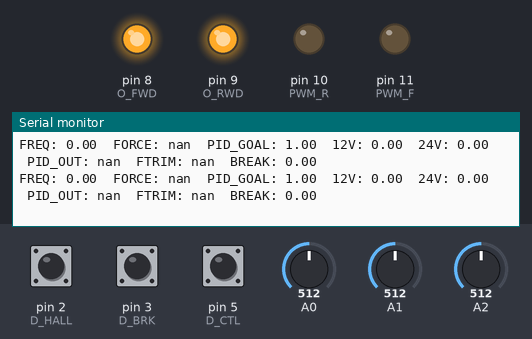
Bench run of a sketch on a simulated Arduino Uno, built with avr-gcc and run on an emulated ATmega328P. On the bench: output pins drawn as LEDs (lit = HIGH), the last lines printed to the serial monitor. The inputs (shaded band) are chosen by the test bench; at power-on: A0 = 512, A1 = 512, pin 2 (D_HALL) HIGH, pin 3 (D_BRK) HIGH, pin 5 (D_CTL) HIGH, A2 = 512.

Above: at 1.2 s.
1.3 s: A0 set to 669
At 2.08 s:
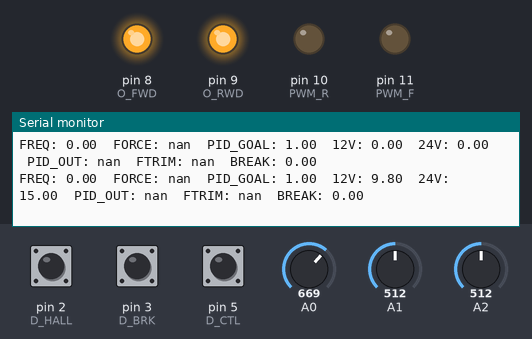
7.8 s: A0 set to 697
At 7.87 s:
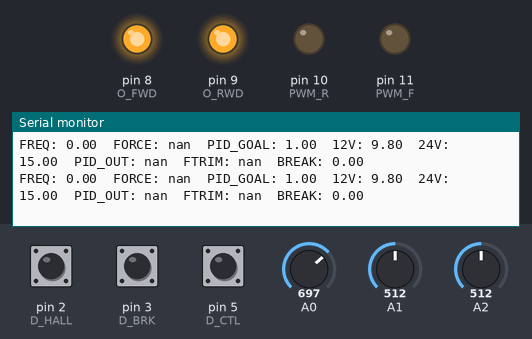
21.0 s: A1 set to 357
At 21.08 s:
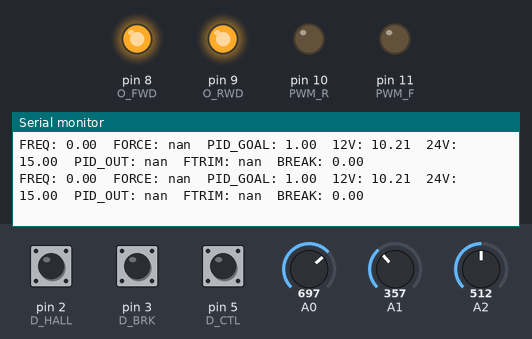
27.5 s: A1 set to 330
At 36.93 s:
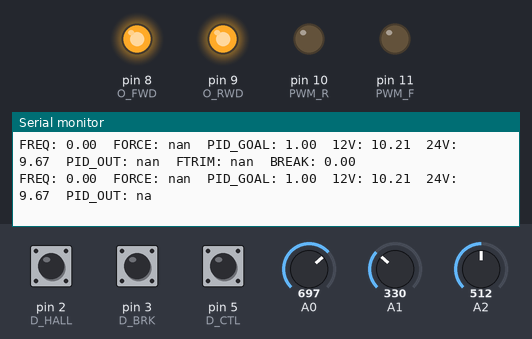
Timing chart, 0 to 37.0 s (numbered marks = the images above; inputs shaded):
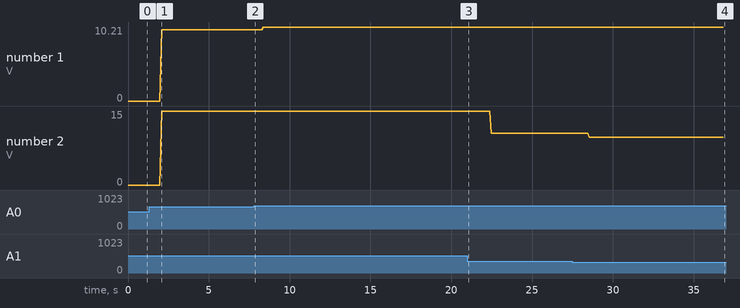

The sketch:

karr.ino
```cpp
#include <PID_v1.h>

#include <EEPROM.h>
#include "SOutput.h"

// DIGITAL IN
#define D_HALL 2 // Hall sensor
#define D_BRK 3 // Break button
#define D_CTL 5 // Control button
#define D_FC 6 // Forward current leak ?
#define D_RC 7 // Reverse current leak ?
// ANALOG IN
const float V_CONV = 5 / 1024.0; // 1024bits over 5V
double analogVoltage(byte pin) {
  return analogRead(pin) * V_CONV;
}
#define A_12V 0 // 12V Voltage
#define A_24V 1 // 24V Voltage
#define A_POT 2 // Potentiometer
// OUTPUT
#define O_FWD 8 // Enable forward PWM
#define O_RWD 9 // Enable reverse PWM
#define PWM_F 11 // Forward PWM
#define PWM_R 10 // Reverse PWM

// --------------------------------EEPROM
#define F_TRIM 0 // Address for force trim
float force_trim;

// -------------------------------------------------------------------------------- Frequency measurement
#define MIN_FREQ 2.0
const long maxdiff = MIN_FREQ * 1000000;
float freq = 0;
volatile unsigned short pulses = 0;
volatile unsigned long firstPulse = 0;
volatile unsigned long lastPulse = 0;
void ISR_hallSensor() {
  if (pulses == 0) {
    firstPulse = micros();
  } else {
    lastPulse = micros();
  }
  pulses++;
}
void updateFreq() {
  unsigned short lastpulses = pulses;
  if (lastpulses > 1) {
    noInterrupts();
    pulses = 0;
    freq = (lastpulses * (double) 1000000) / (lastPulse - firstPulse);
    interrupts();
  } else if (micros() - lastPulse > maxdiff) {
    freq = 0;
  }
}

// -------------------------------------------------------------------------------- V -> % conversion
#define RATIO_12V 3 // Voltage divider trim
#define RATIO_24V 6
#define euler 2.71828182846
// Conversion weights
const double VC_A = 2.128e23;
const double VC_B = 4.2696202;
const double VC_C = 132.53558;
//storage variables
#define UPDATE_FREQ 2000 //ms
unsigned long lastVoltUpdate = 0;
float volt_12, volt_24;
byte chg_a, chg_b;
// returns charge in percent
byte volt_to_charge (float v) { return VC_C / (1 + (VC_A * pow(euler, ( -1 * VC_B * ((double) v))) )); }
void updateVoltages() {
  if (millis() - lastVoltUpdate > UPDATE_FREQ) {
    volt_12 = RATIO_12V * analogVoltage(A_12V);
    volt_24 = RATIO_24V * analogVoltage(A_24V);
    chg_a = volt_to_charge(volt_12);
    chg_b = volt_to_charge(volt_24 - volt_12);
    lastVoltUpdate = millis();
  }
}

// -------------------------------------------------------------------------------- Potentiometer + Centimeter -> Newton
#define TRIM_TO 5
const float POT_UREF = 3.3;
double currentForce = 0;
float updateForce() {
  double force = TRIM_TO * ((analogVoltage(A_POT) / POT_UREF) / force_trim);
  currentForce = force < 0.2 ? 0 : force;
}
void updateFTRIM() {
  force_trim = (analogVoltage(A_POT) / POT_UREF);
  EEPROM.put(F_TRIM, force_trim);
}

// -------------------------------------------------------------------------------- PID
#define PID_kP 25.5
#define PID_kI 0
#define PID_kD 0.2
#define FORCE_GOAL 1
#define MAX_INT_ERROR 2
double pid_goal = FORCE_GOAL;
double pid_out = 0;
double intError = 0;
double last_error = 0;
unsigned long lastCalcTime = millis();
// void calcPID() {
//   double error = currentForce - pid_goal; // Positive: too much force -> speed up
//   double dt = (millis() - lastCalcTime);

//   lastCalcTime = millis();
//   intError += error * PID_kI * dt;
//   if (intError > MAX_INT_ERROR) intError = MAX_INT_ERROR;
//   if (intError < -1* MAX_INT_ERROR) intError = -1 * MAX_INT_ERROR;

//   double derivError = (error - last_error) / (double) dt;


//   pid_out = intError + (error * PID_kD + derivError * PID_kD) * PID_GAIN;
//   pid_out = pid_out > 255 ? 255 : (pid_out < 0 ? 0 : 1) * pid_out;
// }
void output() {
  analogWrite(pid_out < 0 ? PWM_R : PWM_F, pid_out);
}
PID pid(&currentForce, &pid_out, &pid_goal, PID_kP, PID_kI, PID_kD, REVERSE);

// -------------------------------------------------------------------------------- Control button
#define CONTROL_DEBOUNCE 50 //millis
unsigned long lastControl = 0;
boolean control = false;
void updateControl() {
  if (digitalRead(D_CTL) == LOW) {
    control = true;
    updateFTRIM();
    lastControl = millis();
  }
  if (control && digitalRead(D_CTL) != LOW && millis() - lastControl > CONTROL_DEBOUNCE) {
    control = false;
  }
}

// -------------------------------------------------------------------------------- Break button
#define DEBOUNCE_DELAY 100 //millis
volatile unsigned long lastBreak = 0;
volatile double breakForce = 0;
volatile boolean breaking = false;
void ISR_breakButton() {
  lastBreak = millis();
  breaking = true;
  breakForce = currentForce + 0.5;
}
void updateBreak() {
  if ( breaking
    && (digitalRead(D_BRK) != LOW && millis() - lastBreak > DEBOUNCE_DELAY)
    && currentForce > breakForce) {
    breaking = false;
  }
}

void serialOut(SOutput out[], short size) {
  if (!Serial) { return; }
  for (byte i = 0; i < size; i++) {
    Serial.print(out[i].name);
    Serial.print(": ");
    Serial.print(out[i].value);
    Serial.print("\t");
  }
  Serial.println("");
}

void setup()
{
  EEPROM.get(F_TRIM, force_trim);
  Serial.begin(9600); // Try to establish serial connection

  pinMode(O_FWD, OUTPUT);
  pinMode(O_RWD, OUTPUT);
  pinMode(PWM_F, OUTPUT);
  pinMode(PWM_R, OUTPUT);
  //setPWMfrequency(10, 15);
  //setPWMfrequency(11, 15);

  digitalWrite(O_RWD, HIGH);
  digitalWrite(O_FWD, HIGH);

  //Break button
  pinMode(D_BRK, INPUT_PULLUP);
  attachInterrupt(digitalPinToInterrupt(D_BRK), ISR_breakButton, FALLING);
  //Control button
  pinMode(D_CTL, INPUT_PULLUP);

  // Frequency measurement
  pinMode(D_HALL, INPUT_PULLUP);
  attachInterrupt(digitalPinToInterrupt(D_HALL), ISR_hallSensor, FALLING);

  pid.SetMode(AUTOMATIC);
}

void loop() {
  updateBreak();
  updateControl();
  updateForce();
  updateFreq();

  //pid_goal = breaking ? 15 : FORCE_GOAL;
  //calcPID();
  pid.Compute();
  output();
  updateVoltages();

  SOutput out[] = {
    {F("FREQ"), freq},
    {F("FORCE"), currentForce},
    {F("PID_GOAL"), pid_goal},
    {F("12V"), volt_12},
    {F("24V"), volt_24},
    {F("PID_OUT"), pid_out},
    {F("FTRIM"), force_trim},
    {F("BREAK"), breaking ? 20 : 0},
  };
  serialOut(out, 8);
}
```

SOutput.h
```cpp
struct SOutput
{
  String name;
  float value;
};
```

Measured:
- the behaviour switches between 342 and 341 on A1 (found by bisection; images 3 and 4)
- after the input at 1.3 s, the serial monitor: prints a new line after 0.78 s (image 1)
- after the input at 27.5 s, the serial monitor: prints a new line after 1.0 s (image 4)
- plotted number 1: 0 → 9.8 after the input at 1.3 s, 9.8 → 10.21 after the input at 7.8 s
- plotted number 2: 15 → 10.46 after the input at 21.0 s, 10.46 → 9.67 after the input at 27.5 s
